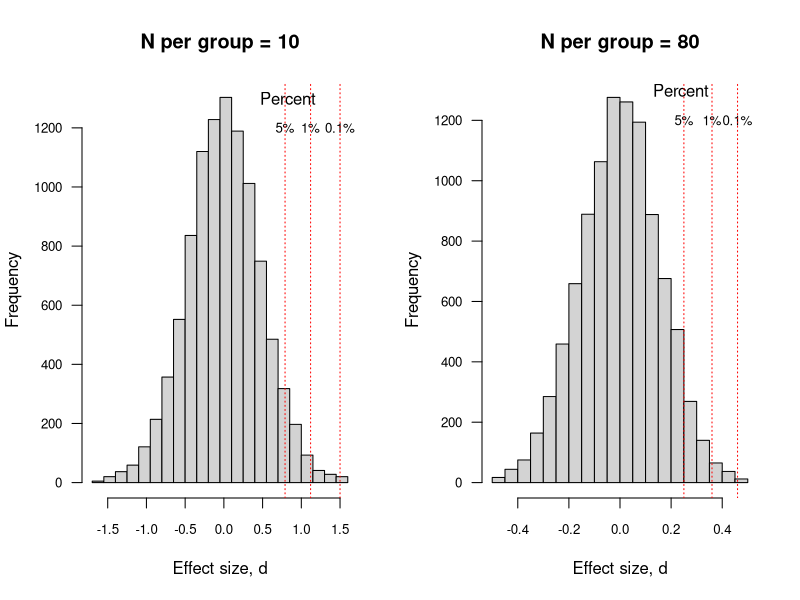

Source code (R):
#Demonstration of p-values
#D.V.M. Bishop, started 17th Dec 2017

#Simulate repeated sampling from population with null effect, plot distribution of obtained effect sizes
#NB this script is not an efficient way to do this - designed so each step makes sense for beginners


options(scipen=999)#turn off scientific notation
set.seed(12) #to ensure same values generated on each run - change to any other number for different results
#-----------------------------------------------------------------------
#Pvalue demo: simulated data with no effect for 10000 runs
#-----------------------------------------------------------------------
#Plots histograms for effect size with N = 10 and N = 80
#NB bin width needs careful crafting to ensure both plots are similar 
#See histo help: this explains that if you try to set binwidth it is treated as 'suggestion'
set.seed(17)
mypop<-rnorm(100000,2,1) #population data
#set up to save plots
plotsave<-1 #if you just want plots in plot window, set to zero
if(plotsave==1){
pngname<-'hist_effsize_freq.png'
png(pngname,width=650,height=300)
}
par(mfrow=c(1,2)) #plot in one row and 2 columns

myn<-c(20,160) #two possible values of N (both groups combined)

for (j in 1:2){ #run through twice: once with 10 per group and once with 80 per group
  mybreaks<-seq(-1.7,1.7,.15) #have to handcraft to get both histos similar scale
  htextloc<-.7 #horiz location of 'Percent' label
  if (j==2)
  {mybreaks<-seq(-.5,.5,.05)
    htextloc<-.2}
  d.all<-NA #variable to save all the effect sizes from this run
  rangea<-1:(myn[j]/2)
  rangeb<-(1+myn[j]/2):myn[j]
  mygroup<-c(rep('A',myn[j]/2),rep('B',myn[j]/2))
  for (i in 1:10000){
    temp<-sample(mypop,myn[j]) 
    myvar<-c(var(temp[rangea]),var(temp[rangeb]))
    poolsd<-sqrt(mean(myvar)) #formula for pooled SD if there is equal N per group
    d.all<-c(d.all, (mean(temp[rangea])-mean(temp[rangeb]))/poolsd) #compute d and stick on end of list

  }
  myprobs<-c( .95, .99,.999)
  myprobtext<-c('5%','1%','0.1%')

  d.all<-d.all[2:length(d.all)] #remove the initial NA value
  d.all<-d.all[d.all<max(mybreaks)] #remove out of range values so hist will plot
  d.all<-d.all[d.all> min(mybreaks)]
  hist(d.all,breaks=mybreaks,main=paste0('N per group = ',myn[j]/2),
       xlab='Effect size, d',cex.axis=.8,las=1) #cex.axis determines size of axis text, las rotates text
  myquants<-quantile(d.all,  probs = myprobs)
  myquants<-round(myquants,2)
  text(htextloc,1300,'    Percent') #add text to the graph
  for (q in 1:length(myquants)){
    text(myquants[q],1200,myprobtext[q],cex=.8) #add text to the graph
    abline(v=myquants[q],col='red',lty=3) #draw a line for each cutoff
  }
  
}
if(plotsave==1) {dev.off()} #stop writing to png

#-------------------------------------------------------------------------
